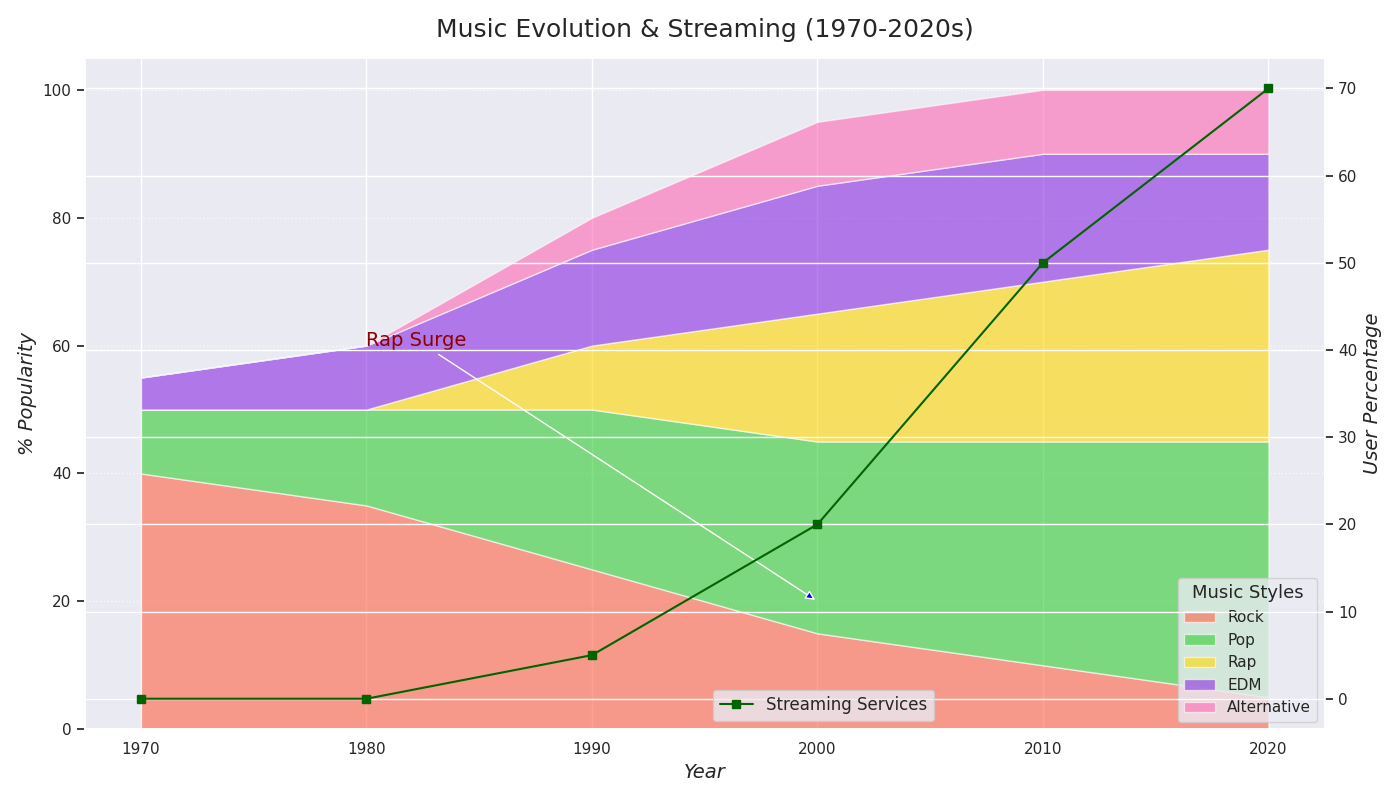

Write the Python code that produced this figure.
import numpy as np
import matplotlib.pyplot as plt

decades = np.arange(1970, 2030, 10)

rock = [40, 35, 25, 15, 10, 5]
# disco = [20, 25, 10, 5, 0, 0]  # Removed
pop = [10, 15, 25, 30, 35, 40]
hip_hop = [0, 0, 10, 20, 25, 30]
electronic = [5, 10, 15, 20, 20, 15]
indie = [0, 0, 5, 10, 10, 10]

stacked_data = np.vstack([rock, pop, hip_hop, electronic, indie])  # Removed 'disco'

streaming_services = [0, 0, 5, 20, 50, 70]

fig, ax1 = plt.subplots(figsize=(14, 8))

ax1.stackplot(decades, stacked_data, labels=['Rock', 'Pop', 'Rap', 'EDM', 'Alternative'], 
              colors=['#FF6347', '#32CD32', '#FFD700', '#8A2BE2', '#FF69B4'], alpha=0.6)

ax1.set_xlabel("Year", fontsize=14, fontstyle='italic')
ax1.set_ylabel("% Popularity", fontsize=14, fontstyle='italic')
ax1.set_title("Music Evolution & Streaming (1970-2020s)", fontsize=18, fontweight='normal', pad=15)
ax1.set_xticks(decades)
ax1.grid(axis='y', linestyle=':', alpha=0.7)

ax1.annotate('Rap Surge', xy=(2000, 20), xytext=(1980, 60),
             arrowprops=dict(facecolor='blue', arrowstyle='-|>'), fontsize=14, color='darkred')

ax2 = ax1.twinx()
ax2.plot(decades, streaming_services, label='Streaming Services', color='darkgreen', linestyle='-', marker='s')
ax2.set_ylabel("User Percentage", fontsize=14, fontstyle='italic')

ax1.legend(loc='lower right', fontsize=11, title='Music Styles', title_fontsize='13')
ax2.legend(loc='lower left', fontsize=12, bbox_to_anchor=(0.5, 0))

plt.tight_layout()
plt.show()
